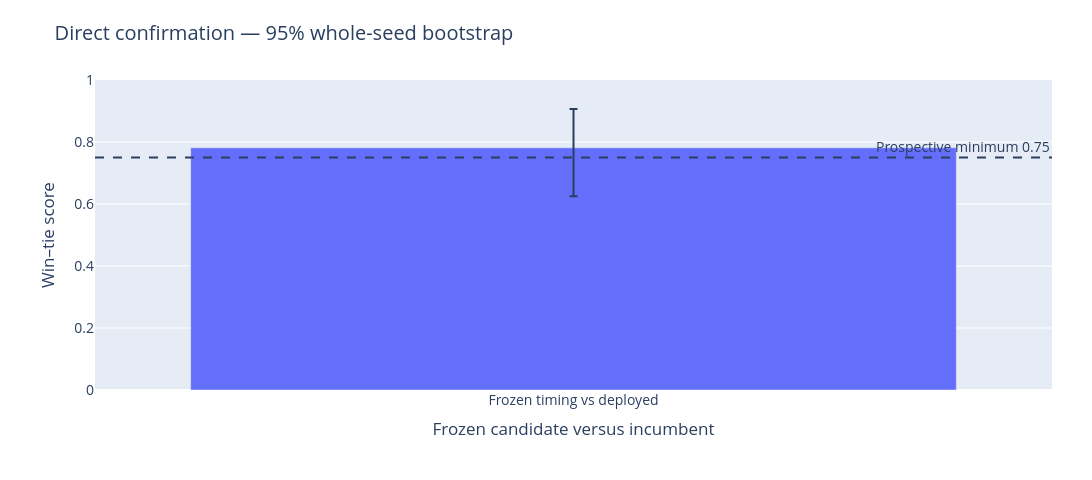

Notebook cell for this chart:
### Markdown cell above
## 1. Does direct performance survive untouched seeds?
The solid measurement is this study alone; nomination results are deliberately not pooled. A win contributes 1, tie 0.5 and loss 0. Uncertainty resamples whole two-seat seed clusters. The threshold line does not imply the other statistical gates passed.

### Code cell
fig=go.Figure()
if D:
    lo,hi=D['score_95_seed_bootstrap'];v=D['score']
    fig.add_trace(go.Bar(x=['Frozen timing vs deployed'],y=[v],error_y=dict(type='data',symmetric=False,array=[max(0,hi-v)],arrayminus=[max(0,v-lo)]),hovertemplate='%{x}<br>Win–tie score %{y:.4f}<extra></extra>'))
else:pending(fig,'Direct confirmation')
fig.add_hline(y=.75,line_dash='dash',annotation_text='Prospective minimum 0.75')
fig.update_layout(title='Direct confirmation — 95% whole-seed bootstrap',xaxis_title='Frozen candidate versus incumbent',yaxis_title='Win–tie score')
fig.update_yaxes(range=[0,1]);show(fig)

### Figure 1 — Plotly figure (JSON) as saved in the notebook; plotly's stock layout.template omitted (floating-point values rounded to 4 significant figures)
{"data": [{"error_y": {"array": [0.125], "arrayminus": [0.1562], "symmetric": false, "type": "data"}, "hovertemplate": "%{x}<br>Win–tie score %{y:.4f}<extra></extra>", "type": "bar", "x": ["Frozen timing vs deployed"], "y": [0.7812]}], "layout": {"annotations": [{"showarrow": false, "text": "Prospective minimum 0.75", "x": 1, "xanchor": "right", "xref": "x domain", "y": 0.75, "yanchor": "bottom", "yref": "y"}], "font": {"size": 14}, "height": 480, "margin": {"b": 90, "l": 95, "r": 40, "t": 80}, "shapes": [{"line": {"dash": "dash"}, "type": "line", "x0": 0, "x1": 1, "xref": "x domain", "y0": 0.75, "y1": 0.75, "yref": "y"}], "title": {"text": "Direct confirmation — 95% whole-seed bootstrap"}, "width": 1100, "xaxis": {"title": {"text": "Frozen candidate versus incumbent"}}, "yaxis": {"range": [0, 1], "title": {"text": "Win–tie score"}}}}
